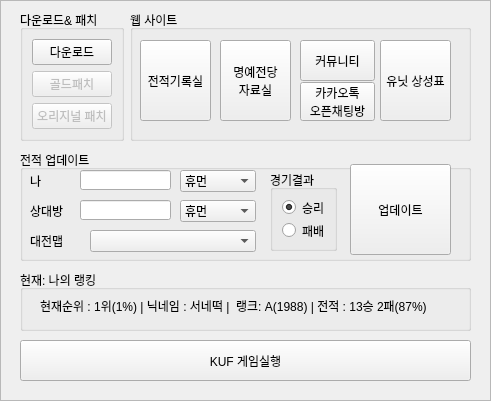
   <widget class="QFrame" name="kuf_frame">
    <property name="enabled">
     <bool>true</bool>
    </property>
    <property name="geometry">
     <rect>
      <x>250</x>
      <y>65</y>
      <width>491</width>
      <height>401</height>
     </rect>
    </property>
    <property name="frameShape">
     <enum>QFrame::StyledPanel</enum>
    </property>
    <property name="frameShadow">
     <enum>QFrame::Raised</enum>
    </property>
    <widget class="QGroupBox" name="groupBox_2">
     <property name="geometry">
      <rect>
       <x>20</x>
       <y>10</y>
       <width>104</width>
       <height>131</height>
      </rect>
     </property>
     <property name="title">
      <string>다운로드&amp;&amp; 패치</string>
     </property>
     <layout class="QVBoxLayout" name="verticalLayout_2">
      <item>
       <widget class="QPushButton" name="kuf_down">
        <property name="text">
         <string>다운로드</string>
        </property>
       </widget>
      </item>
      <item>
       <widget class="QPushButton" name="kuf_gold">
        <property name="enabled">
         <bool>false</bool>
        </property>
        <property name="text">
         <string>골드패치</string>
        </property>
       </widget>
      </item>
      <item>
       <widget class="QPushButton" name="kuf_original">
        <property name="enabled">
         <bool>false</bool>
        </property>
        <property name="text">
         <string>오리지널 패치</string>
        </property>
       </widget>
      </item>
     </layout>
    </widget>
    <widget class="QGroupBox" name="groupBox">
     <property name="geometry">
      <rect>
       <x>20</x>
       <y>150</y>
       <width>451</width>
       <height>111</height>
      </rect>
     </property>
     <property name="title">
      <string>전적 업데이트</string>
     </property>
     <widget class="QPushButton" name="kuf_update">
      <property name="geometry">
       <rect>
        <x>330</x>
        <y>14</y>
        <width>101</width>
        <height>91</height>
       </rect>
      </property>
      <property name="text">
       <string>업데이트</string>
      </property>
     </widget>
     <widget class="QComboBox" name="kuf_myrace">
      <property name="geometry">
       <rect>
        <x>160</x>
        <y>20</y>
        <width>76</width>
        <height>22</height>
       </rect>
      </property>
      <item>
       <property name="text">
        <string>휴먼</string>
       </property>
      </item>
      <item>
       <property name="text">
        <string>데빌</string>
       </property>
      </item>
     </widget>
     <widget class="QLineEdit" name="kuf_myname">
      <property name="geometry">
       <rect>
        <x>60</x>
        <y>20</y>
        <width>91</width>
        <height>20</height>
       </rect>
      </property>
     </widget>
     <widget class="QLineEdit" name="kuf_yourname">
      <property name="geometry">
       <rect>
        <x>60</x>
        <y>50</y>
        <width>91</width>
        <height>20</height>
       </rect>
      </property>
     </widget>
     <widget class="QComboBox" name="kuf_yourace">
      <property name="geometry">
       <rect>
        <x>160</x>
        <y>50</y>
        <width>76</width>
        <height>22</height>
       </rect>
      </property>
      <item>
       <property name="text">
        <string>휴먼</string>
       </property>
      </item>
      <item>
       <property name="text">
        <string>데빌</string>
       </property>
      </item>
     </widget>
     <widget class="QLabel" name="label_2">
      <property name="geometry">
       <rect>
        <x>10</x>
        <y>50</y>
        <width>41</width>
        <height>21</height>
       </rect>
      </property>
      <property name="text">
       <string>상대방</string>
      </property>
     </widget>
     <widget class="QLabel" name="label_3">
      <property name="geometry">
       <rect>
        <x>10</x>
        <y>20</y>
        <width>41</width>
        <height>21</height>
       </rect>
      </property>
      <property name="frameShape">
       <enum>QFrame::NoFrame</enum>
      </property>
      <property name="text">
       <string>나</string>
      </property>
     </widget>
     <widget class="QLabel" name="label_4">
      <property name="geometry">
       <rect>
        <x>10</x>
        <y>80</y>
        <width>41</width>
        <height>21</height>
       </rect>
      </property>
      <property name="text">
       <string>대전맵</string>
      </property>
     </widget>
     <widget class="QComboBox" name="kuf_map">
      <property name="geometry">
       <rect>
        <x>70</x>
        <y>80</y>
        <width>166</width>
        <height>22</height>
       </rect>
      </property>
     </widget>
     <widget class="QGroupBox" name="groupBox_7">
      <property name="geometry">
       <rect>
        <x>250</x>
        <y>20</y>
        <width>67</width>
        <height>81</height>
       </rect>
      </property>
      <property name="title">
       <string>경기결과</string>
      </property>
      <layout class="QVBoxLayout" name="verticalLayout_4">
       <item>
        <widget class="QRadioButton" name="kuf_win">
         <property name="tabletTracking">
          <bool>false</bool>
         </property>
         <property name="text">
          <string>승리</string>
         </property>
         <property name="checked">
          <bool>true</bool>
         </property>
        </widget>
       </item>
       <item>
        <widget class="QRadioButton" name="kuf_lose">
         <property name="text">
          <string>패배</string>
         </property>
        </widget>
       </item>
      </layout>
     </widget>
    </widget>
    <widget class="QGroupBox" name="groupBox_3">
     <property name="geometry">
      <rect>
       <x>130</x>
       <y>10</y>
       <width>341</width>
       <height>131</height>
      </rect>
     </property>
     <property name="title">
      <string>웹 사이트</string>
     </property>
     <widget class="QPushButton" name="kuf_rank">
      <property name="geometry">
       <rect>
        <x>10</x>
        <y>30</y>
        <width>71</width>
        <height>81</height>
       </rect>
      </property>
      <property name="text">
       <string>전적기록실</string>
      </property>
     </widget>
     <widget class="QPushButton" name="kuf_cafe">
      <property name="geometry">
       <rect>
        <x>170</x>
        <y>30</y>
        <width>75</width>
        <height>41</height>
       </rect>
      </property>
      <property name="text">
       <string>커뮤니티</string>
      </property>
     </widget>
     <widget class="QPushButton" name="kuf_balance">
      <property name="geometry">
       <rect>
        <x>250</x>
        <y>30</y>
        <width>71</width>
        <height>81</height>
       </rect>
      </property>
      <property name="text">
       <string>유닛 상성표</string>
      </property>
     </widget>
     <widget class="QPushButton" name="kuf_honor">
      <property name="geometry">
       <rect>
        <x>90</x>
        <y>30</y>
        <width>71</width>
        <height>81</height>
       </rect>
      </property>
      <property name="focusPolicy">
       <enum>Qt::WheelFocus</enum>
      </property>
      <property name="text">
       <string>명예전당
자료실</string>
      </property>
     </widget>
     <widget class="QPushButton" name="kuf_kakao">
      <property name="geometry">
       <rect>
        <x>170</x>
        <y>72</y>
        <width>75</width>
        <height>39</height>
       </rect>
      </property>
      <property name="text">
       <string>카카오톡
오픈채팅방</string>
      </property>
     </widget>
    </widget>
    <widget class="QPushButton" name="kuf_start">
     <property name="geometry">
      <rect>
       <x>20</x>
       <y>340</y>
       <width>451</width>
       <height>41</height>
      </rect>
     </property>
     <property name="text">
      <string>KUF 게임실행</string>
     </property>
     <property name="icon">
      <iconset>
       <normaloff>KingdomUnderFire_128.ico</normaloff>KingdomUnderFire_128.ico</iconset>
     </property>
     <property name="iconSize">
      <size>
       <width>30</width>
       <height>30</height>
      </size>
     </property>
    </widget>
    <widget class="QGroupBox" name="groupBox_25">
     <property name="geometry">
      <rect>
       <x>20</x>
       <y>270</y>
       <width>451</width>
       <height>61</height>
      </rect>
     </property>
     <property name="title">
      <string>현재: 나의 랭킹</string>
     </property>
     <widget class="QLabel" name="kuf_myrank">
      <property name="geometry">
       <rect>
        <x>20</x>
        <y>20</y>
        <width>431</width>
        <height>31</height>
       </rect>
      </property>
      <property name="frameShape">
       <enum>QFrame::NoFrame</enum>
      </property>
      <property name="text">
       <string>현재순위 : 1위(1%) | 닉네임 : 서네떡 |  랭크: A(1988) | 전적 : 13승 2패(87%)</string>
      </property>
     </widget>
    </widget>
   </widget>
